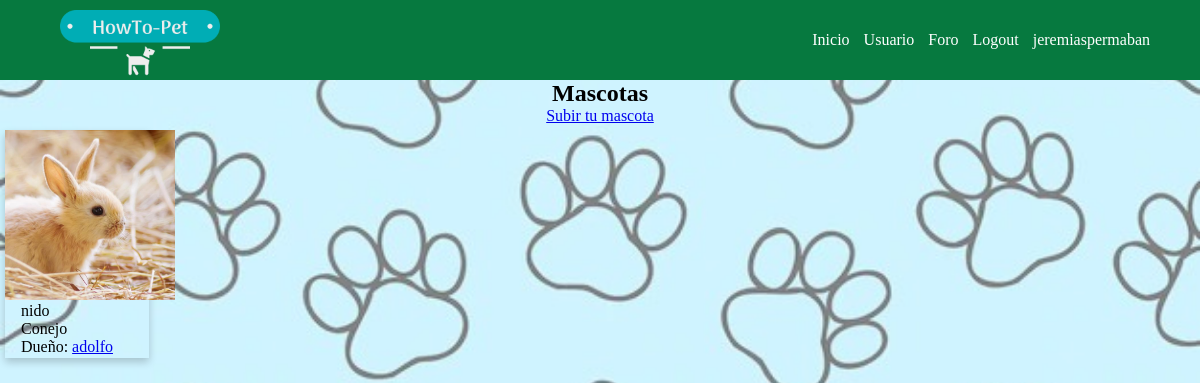
Screenshot of /ver/ (signed in) with the database file from the repository.
### chris/models.py (models this page shows)
class Mascotas(models.Model):
    usuario= models.CharField(max_length=100)
    imagen = models.ImageField(upload_to ='uploads/')
    animal = models.CharField(max_length=10,choices=animales,default='Perro',)
    nombre = models.CharField(max_length=100)
    fecha = models.DateTimeField(auto_now=True)

### chris/views.py (the view)
# urls.py: path('ver/',ver, name="ver"),
def ver(request):
    lista_mascotas= Mascotas.objects.all()
    lista_per= User.objects.all()
    return render(request, 'ver.html', {
        'lista_mascotas': lista_mascotas, 'lista_per':lista_per
    })

### chris/templates/ver.html (shortened to what this page needs)
<html lang="es">
    <head>
        {% load static %}
        <link rel="stylesheet" href="{% static 'app/css/estilos.css' %}" type="text/css">
    </head>
    <body>
        <header id="header">
            <div class="contenedor_logo">
                <img  class="logo"  src="{% static 'app/img/logo_trans.png' %}" alt="logo">
            </div>
            <div>
                <nav id="nav">
                    <ul>
                        <li>
                            <a href="{% url 'home' %}"> Inicio </a></li>
                        <li>
                            <a href="{% url 'galeria' %}">Usuario</a></li>
                        <li>
                            <a href="{% url 'foro' %}">Foro</a></li>
                        {% if user.is_authenticated %}
                        <li>
                            <a href="{% url 'logout' %}">Logout</a>
                        </li>
                        <li>
                            <a href="{% url 'perfil' user.pk %}">{{ user.username }} </a>
                        </li>
                        {% else %}
                        <li>
                            <a href="{% url 'login' %}">Login</a>
                        </li>
                        {% endif %}
                    </ul>
                </nav>
            </div>
        </header>
    </body>
{% block content %}
{% if user.is_authenticated %}
    <center>
        <h2>Mascotas</h2>
        <p>
            <a href="{% url 'galeria' %}" class = "btn btn-primary">Subir tu mascota</a>
        </p>
    </center>
        <table class="table table-striped table-bordered dt-responsive nowrap" cellspacing="10" aria-describedby="mydesc">
        <tbody>
            {% for animales in lista_mascotas %}
            {% for per in lista_per %}
            {% if per.username == animales.usuario %}
            <div class="card" style="display: inline-block;" >
                    <img src= {{animales.imagen.url}} style="width: 170px; height: 170px;" >
                    <div class="container">{{ animales.nombre }}
                    <p>{{ animales.animal }}</p>
                    <p  >Dueño: <a href = "{% url 'perfil' per.pk %}">{{ animales.usuario }}</a></p>
                </div>
            </div>
            {% endif %}
            {% endfor %}
            {% endfor %}
        </tbody>
    </table>
{% else %}
<center><h1 style=" color: red;"> Debes iniciar sesión para acceder a esta pagina. </h1></center>
{% endif %}
{% endblock %}

### chris/static/app/css/estilos.css (style rules this page uses)
* { margin:0; padding:0; }
body { margin: 0; padding: 0; background: url('Trabajo-intro-main/projecto_env/pag/chris/static/app/img/fondo.png'); background-size: cover; background-position: center; font-family: 'Lucida Sans'; }
h1,h2 { font-family: 'Lucida Sans', cursive; }
header { width: 100%; height: 80px; background-color: #06793f; display: flex; justify-content: space-between; }
header > div { width: 50%; }
.contenedor_logo { display: flex; align-items: center; }
.logo { width: 200px; margin-left: 40px; }
nav { display: flex; justify-content: flex-end; align-items: center; height: 100%; }
nav > ul { margin-right: 50px; }
nav > ul > li { display: inline; margin-left: 10px; }
nav a { color:white; text-decoration: none; }

### chris/templates/ver.html (style rules this page uses)
body { background-color: #7fe4e7dd; }
.card { box-shadow: 0 4px 8px 0 rgba(0,0,0,0.2); transition: 0.3s; width: 12%; margin: 5px; }
.container { padding: 2px 16px; }

### rows the page displays
Mascotas: nombre "nido", animal "Conejo", usuario "adolfo"

### other values shown
{{ user.username }} "jeremiaspermaban"
